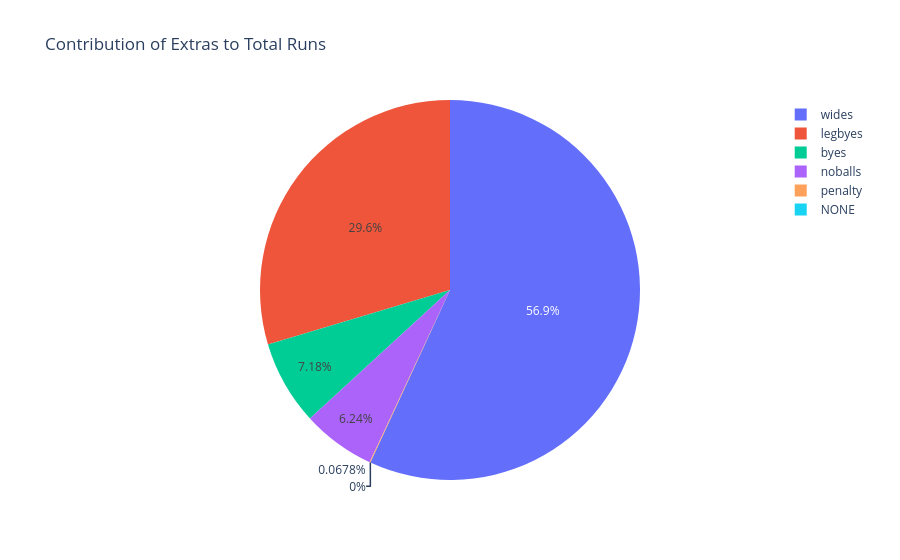

The notebook cell saved with this chart:
### Code cell
#extras contribution(plotly - pie)
extras_sum = deliveries.groupby('extras_type')['extra_runs'].sum().reset_index()

fig = px.pie(
    extras_sum,
    names='extras_type',
    values='extra_runs',
    title="Contribution of Extras to Total Runs"
)
fig.show()

### Figure 1 — Plotly figure (JSON) as saved in the notebook; plotly's stock layout.template omitted (floating-point values rounded to 4 significant figures)
{"data": [{"domain": {"x": [0, 1], "y": [0, 1]}, "hovertemplate": "extras_type=%{label}<br>extra_runs=%{value}<extra></extra>", "labels": ["NONE", "byes", "legbyes", "noballs", "penalty", "wides"], "legendgroup": "", "name": "", "showlegend": true, "type": "pie", "values": [0, 1270, 5242, 1104, 12, 10064]}], "layout": {"legend": {"tracegroupgap": 0}, "title": {"text": "Contribution of Extras to Total Runs"}}}
